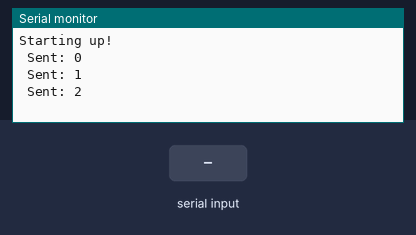
The sketch below on a simulated Arduino Leonardo, built with avr-gcc and run on an emulated ATmega32U4. Shown: the last lines printed to the serial monitor. Inputs (shaded band) come from the test bench.

Above: at 10.8 s.
10.9 s: "1\n" received over the second serial link
At 16.4 s:
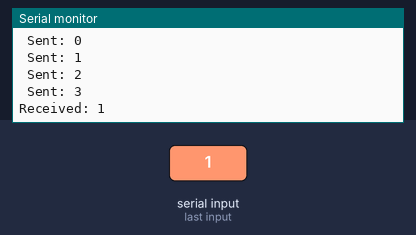
16.9 s: "0\n" received over the second serial link
At 20.4 s:
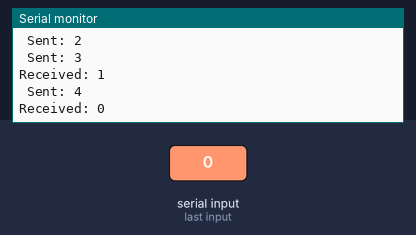
22.9 s: "2\n" received over the second serial link
At 25.5 s:
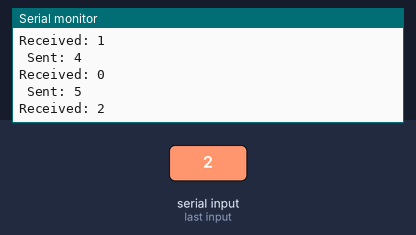
Timing chart, 0 to 27.0 s (numbered marks = the images above; inputs shaded):
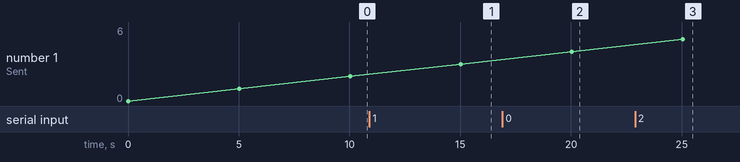

The sketch:

Leonardo_Serial_Master.ino
```cpp
/*
  Software serial multple serial test
 */
#include <SoftwareSerial.h>


SoftwareSerial mySerial(10, 11); // RX, TX
String Data = "";

void setup() {
  // Open serial communications and wait for port to open:
  Serial.begin(9600);
  while (!Serial) {
    ; // wait for serial port to connect. Needed for native USB port only
  }

  Serial.println("Starting up!");

  // set the data rate for the SoftwareSerial port
  mySerial.begin(9600);
  mySerial.println("Hello!");
  mySerial.listen();
}

int x = 0;
const String hash = "#";

void loop() { // run over and over

   mySerial.println(x);
   Serial.print(" Sent: ");
   Serial.println(x);
   while (mySerial.available())
   {
        char character = mySerial.read(); // Receive a single character from the software serial port
        Data.concat(character); // Add the received character to the receive buffer
        if (character == '\n')
        {
            Serial.print("Received: ");
            Serial.print(Data);
            // x = Data.toInt()+1;
            // Add your code to parse the received line here....

            // Clear receive buffer so we're ready to receive the next line
            Data = "";
        }
  }
  x++;
  if (x > 10) { x = 0;}
  delay(5000);

}
```

Measured:
- after the input at 10.9 s, the serial monitor: prints a new line after 4.1 s (image 1)
- after the input at 16.9 s, the serial monitor: prints a new line after 3.1 s (image 2)
- after the input at 22.9 s, the serial monitor: prints a new line after 2.1 s (image 3)
